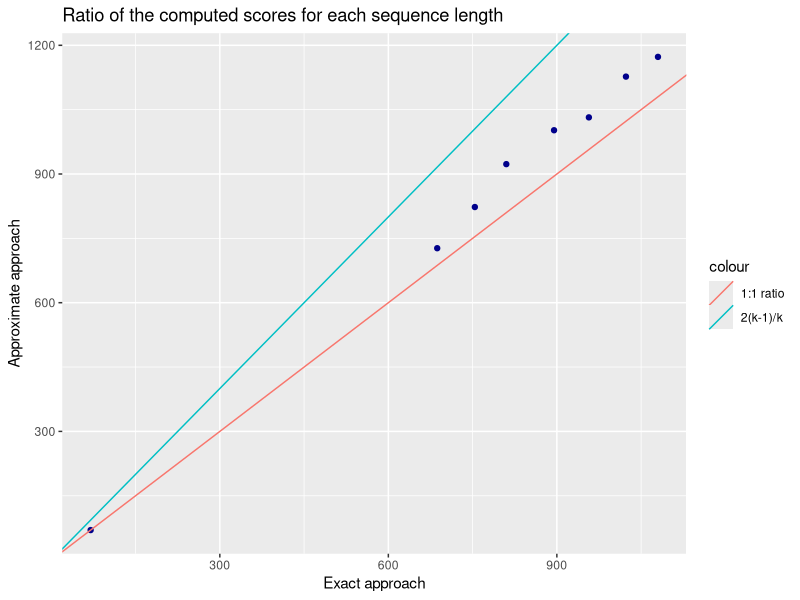

Recreate this plot in R.
## ---- chunk 1
knitr::opts_chunk$set(echo = TRUE, tidy = T, tidy.opts = list(width.cutoff=60))
## ---- chunk 2
library(tidyverse)
# library(readxl)
## ---- chunk 3
scores_exact <- read.table("scores_exact.txt", header = F)
scores_approx <- read.table("scores_approx.txt", header = F)

scores <- data.frame(exact = scores_exact$V1, approx = scores_approx$V1)

time_plot <- ggplot(data=scores, aes(x=exact,y=approx))+
    geom_point(color="darkblue")+
    geom_abline(aes(slope=4/3, intercept=0, color = "2(k-1)/k"))+
    geom_abline(aes(slope=1, intercept = 0, color = "1:1 ratio")) +
    ggtitle("Ratio of the computed scores for each sequence length")+
    ylab("Approximate approach") + xlab("Exact approach")

time_plot
